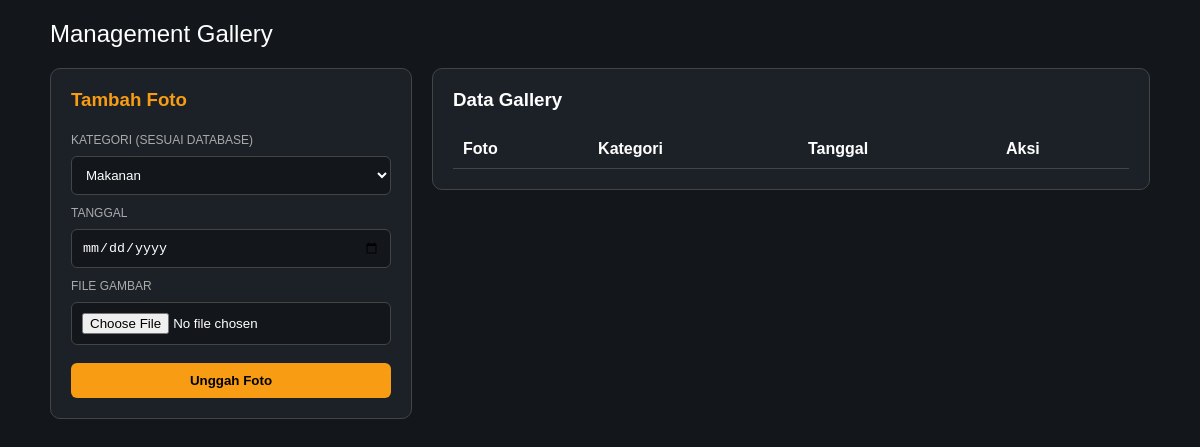
The page /form_galeri.php on the database as committed earlier.
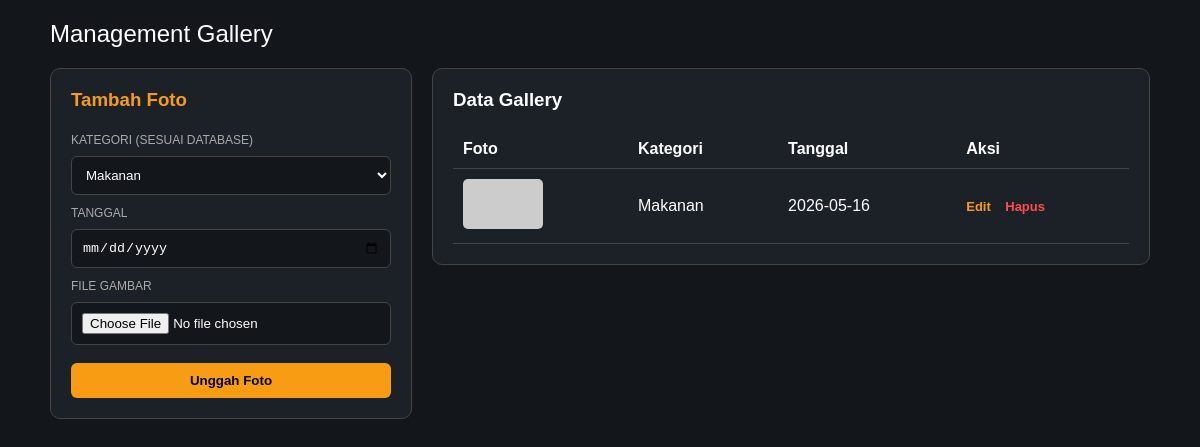
The same page on the database as committed later.
### tables this page shows
CREATE TABLE `gallery` (
  `id_gallery` int(11) NOT NULL,
  `id_admin` int(11) DEFAULT NULL,
  `gambar` varchar(255) DEFAULT NULL,
  `kategori` enum('makanan','minuman') DEFAULT NULL,
  `tanggal` date DEFAULT NULL
);

### form_galeri.php (the view, shortened to what this page needs)
<?php
$conn = mysqli_connect("localhost", "root", "", "jocafee");
$is_edit = false;
$edit_data = ['id_gallery' => '', 'kategori' => '', 'gambar' => '', 'tanggal' => ''];
?>
<!DOCTYPE html>
<html>
<head>
</head>
<body>
<div class="content">
    <div class="title">Management Gallery</div>
    <div class="grid">
        <div class="card form">
            <h3 style="color: #f89d13; margin-top:0;"><?php echo $is_edit ? "Edit Foto" : "Tambah Foto"; ?></h3>
            <form method="POST" enctype="multipart/form-data">
                <label style="font-size: 12px; color: #aaa;">KATEGORI (SESUAI DATABASE)</label>
                <select name="kategori" required>
                    <option value="makanan" <?php if($edit_data['kategori'] == 'makanan') echo 'selected'; ?>>Makanan</option>
                </select>
                <label style="font-size: 12px; color: #aaa;">TANGGAL</label>
                <input type="date" name="tanggal" value="<?php echo $edit_data['tanggal']; ?>" required>
                <label style="font-size: 12px; color: #aaa;">FILE GAMBAR</label>
                <input type="file" name="gambar" accept="image/*">
                <button type="submit" name="simpan"><?php echo $is_edit ? "Update Foto" : "Unggah Foto"; ?></button>
            </form>
        </div>
        <div class="card" style="flex:1;">
            <h3 style="margin-top:0; color:white;">Data Gallery</h3>
            <table>
                <thead>
                    <tr class="text-white">
                        <th>Foto</th>
                        <th>Kategori</th>
                        <th>Tanggal</th>
                        <th>Aksi</th>
                    </tr>
                </thead>
                <tbody>
                    <?php
                    $get_galeri = mysqli_query($conn, "SELECT * FROM gallery ORDER BY id_gallery DESC");
                    while ($g = mysqli_fetch_assoc($get_galeri)) {
                        $path = "assets/img/gallery/".$g['gambar'];
                    ?>
                    <tr class="text-white">
                        <td><img src="<?php echo file_exists($path) ? $path : 'https://via.placeholder.com/80x50'; ?>"></td>
                        <td><span style="text-transform: capitalize;"><?php echo $g['kategori']; ?></span></td>
                        <td><?php echo $g['tanggal']; ?></td>
                        <td>
                            <a href="?edit=<?php echo $g['id_gallery']; ?>" class="btn-edit">Edit</a>
                            <a href="?hapus=<?php echo $g['id_gallery']; ?>" class="btn-del" onclick="return confirm('Hapus?')">Hapus</a>
                        </td>
                    </tr>
                    <?php } ?>
                </tbody>
            </table>
        </div>
    </div>
</div>
</body>
</html>

Rows that differ between the two databases and show on the page:
added gallery: kategori "Makanan", tanggal "2026-05-16"
